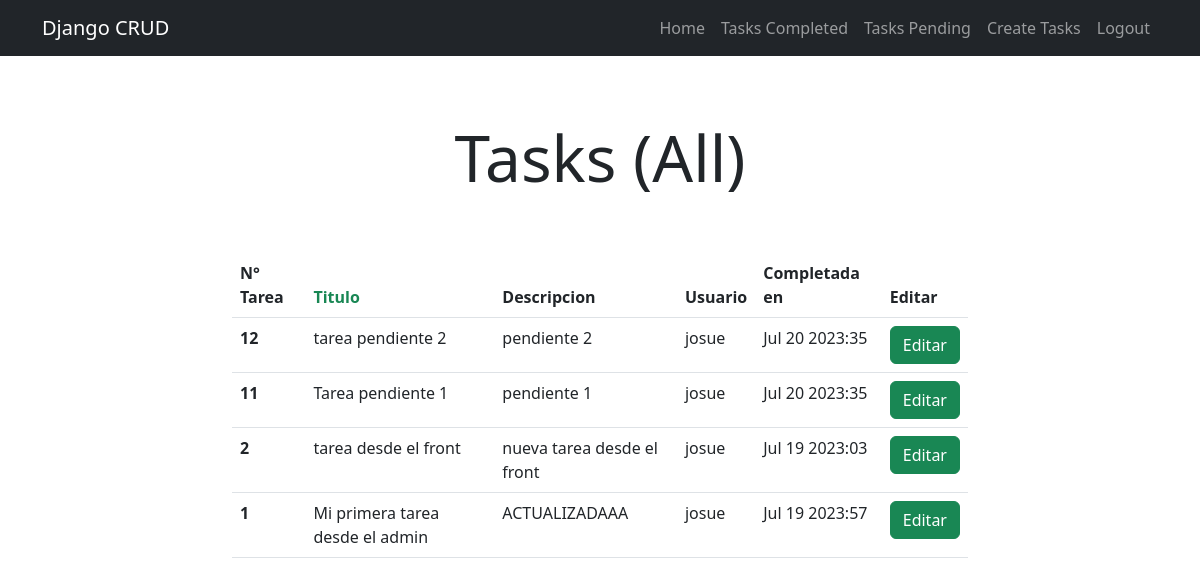
The app's page /tasks_completed/ (signed in) with its own data.
### tasks/models.py (models this page shows, shortened)
class Tasks(models.Model):
    title = models.CharField(max_length=200)
    description = models.TextField(blank=True)
    created = models.DateTimeField(auto_now_add=True)
    datecompleted = models.DateTimeField(null=True, blank=True)
    important = models.BooleanField(default=False)
    user = models.ForeignKey(User, on_delete=models.CASCADE)

### tasks/views.py (the view)
# urls.py: path('tasks_completed/' , views.tasks_completed , name='tasks_completed'),
@login_required
def tasks_completed(request):
    tasks = Tasks.objects.filter(user=request.user, datecompleted__isnull=False).order_by('-datecompleted')
    show_datecompleted_column = any(task.datecompleted is not None for task in tasks)
    return render(request, 'tasks.html', {
        'tasks': tasks,
        'tag' : 'All',
        'show_datecompleted_column': show_datecompleted_column
    })

### tasks/templates/tasks.html
{% extends 'base.html' %}
{% block content %}
<main class="container">
    <div class="row">
        <div class="col-md-8 offset-md-2">
            <h1 class="text-center display-3 py-5">Tasks ({{ tag }})</h1>
            <table class="table">
                <thead>
                  <tr>
                    <th scope="col">N° Tarea</th>
                    <th scope="col" class="fw-bold text-success">Titulo</th>
                    <th scope="col">Descripcion</th>
                    <th scope="col">Usuario</th>
                    {% if show_datecompleted_column %}
                    <th scope="col">Completada en</th>
                    {% endif %}
                    <th scope="col">Editar</th>
                  </tr>
                </thead>
                {% for task in tasks %}
                <tbody>
                  <tr>
                    <th scope="row"> {{task.id}} </th>
                    <td>{{task.title}}</td>
                    <td>{{ task.description }}</td>
                    <td>{{ task.user.username }}</td>
                    {% if task.datecompleted %}
                    <td>{{task.datecompleted|date:'M j Y:i'}}</td>
                    {% endif %}
                    <td>
                        <a href="{% url 'task_detail' task.id %}">
                            <button class="btn btn-success" >Editar</button>
                        </a>
                    </td>
                  </tr>
                </tbody>
                {% endfor %}
              </table>
        </div>
    </div>
</main>
{% endblock %}

### records on screen
Tasks: id "12", title "tarea pendiente 2", description "pendiente 2", user.username "josue", datecompleted "Jul 20 2023:35"
Tasks: id "11", title "Tarea pendiente 1", description "pendiente 1", user.username "josue", datecompleted "Jul 20 2023:35"
Tasks: id "2", title "tarea desde el front", description "nueva tarea desde el front", user.username "josue", datecompleted "Jul 19 2023:03"
Tasks: id "1", title "Mi primera tarea desde el admin", description "ACTUALIZADAAA", user.username "josue", datecompleted "Jul 19 2023:57"

### other values on screen
{{ tag }} "All"
